Frame 1 (no input): blank canvas, image omitted
Frame 60 (the mouse pressed at the canvas centre just before this capture): blank canvas, image omitted
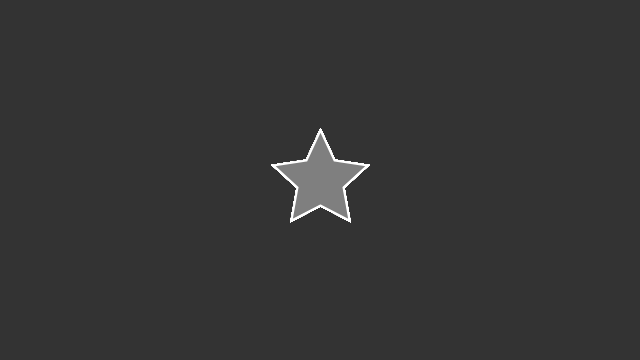
Frame 120 (the mouse held since frame 60 and released just before this capture)

The Processing sketch whose frames 1 and 60 were blank and that drew this single picture after the mouse press (run headless with seeded random() and noise(); from frame 60 on, the mouse is pressed at the canvas centre):

// Processing sketch: defining_function_star2
// ── defining_function_star2.pde
void setup() {
  size(640, 360);
  background(51);
}


void draw() {
  display();
}

void display() {
  if (mousePressed) {
    star(mouseX, mouseY);
  }
}


void star(float x, float y) {
  fill(127);
  stroke(255);
  strokeWeight(2);
  //hardcoding a series of vertices
  beginShape();
  vertex(x, y-50);
  vertex(x+14, y-20);
  vertex(x+47, y-15);
  vertex(x+23, y+7);
  vertex(x+29, y+40);
  vertex(x, y+25);
  vertex(x-29, y+40);
  vertex(x-23, y+7);
  vertex(x-47, y-15);
  vertex(x-14, y-20);
  endShape(CLOSE);
}
